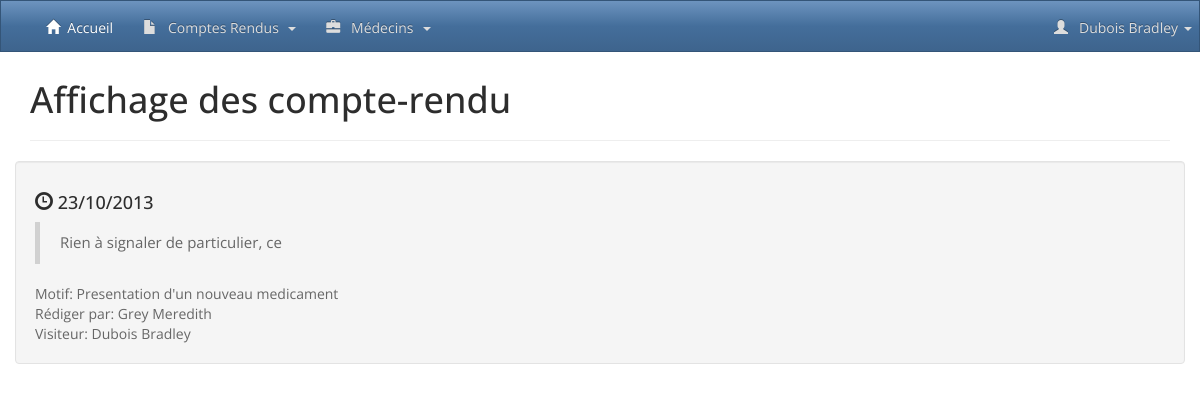
The page /afficher_compte_rendu.php?id=2 (signed in) on the database as committed earlier.
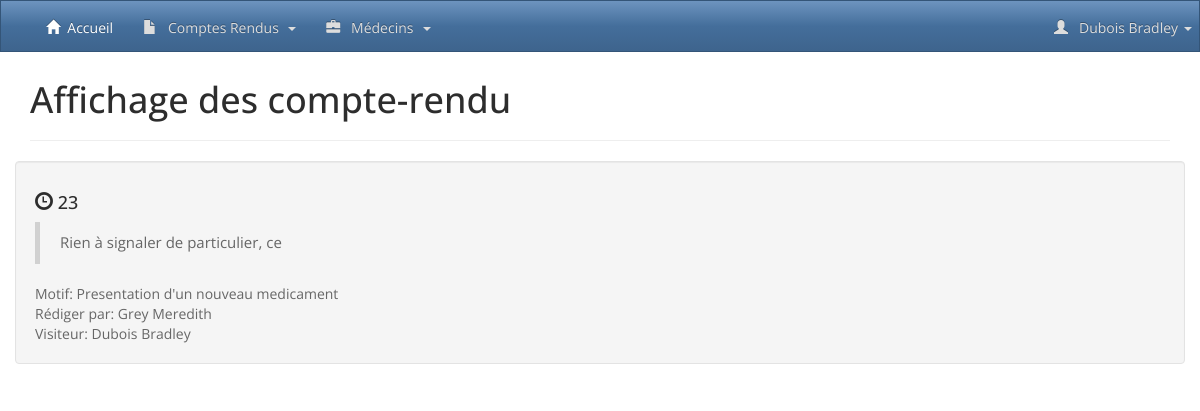
The same page on the database as committed later.
### tables this page shows
CREATE TABLE IF NOT EXISTS `rapport` (
  `ID` int(32) NOT NULL AUTO_INCREMENT,
  `ID_REDIGER` int(32) NOT NULL,
  `ID_CONCERNE` int(32) NOT NULL,
  `DATERAPPORT` int(32) NOT NULL,
  `MOTIF` int(255) DEFAULT NULL,
  `BILAN` varchar(255) DEFAULT NULL,
  PRIMARY KEY (`ID`),
  KEY `FK_RAPPORT_MEDECIN` (`ID_CONCERNE`),
  KEY `FK_RAPPORT_VISITEUR` (`ID_REDIGER`),
  KEY `FK_RAPPORT_MOTIF` (`MOTIF`)
);

CREATE TABLE IF NOT EXISTS `motif` (
  `id` int(11) NOT NULL AUTO_INCREMENT,
  `libelle` varchar(255) DEFAULT NULL,
  PRIMARY KEY (`id`)
);

CREATE TABLE IF NOT EXISTS `medecin` (
  `ID` int(11) NOT NULL AUTO_INCREMENT,
  `ID_POSSEDE` int(11) NOT NULL,
  `NOM` varchar(255) DEFAULT NULL,
  `PRENOM` varchar(255) DEFAULT NULL,
  `ADRESSE` varchar(255) DEFAULT NULL,
  `VILLE_MEDECIN` varchar(255) NOT NULL,
  `CP_MEDECIN` int(5) NOT NULL,
  `TEL` varchar(32) DEFAULT NULL,
  `DEPARTEMENT` int(2) DEFAULT NULL,
  PRIMARY KEY (`ID`),
  KEY `FK_MEDECIN_SPECIALITE` (`ID_POSSEDE`)
);

CREATE TABLE IF NOT EXISTS `visiteur` (
  `ID` int(32) NOT NULL AUTO_INCREMENT,
  `NOM` varchar(255) DEFAULT NULL,
  `PRENOM` varchar(255) DEFAULT NULL,
  `LOGIN` varchar(255) NOT NULL,
  `PASSWORD` varchar(255) NOT NULL,
  `ADRESSE` varchar(255) DEFAULT NULL,
  `VILLE` varchar(255) DEFAULT NULL,
  `CP` int(11) NOT NULL,
  `MAIL` varchar(255) NOT NULL,
  `DATEEMBAUCHE` varchar(32) DEFAULT NULL,
  PRIMARY KEY (`ID`)
);

### afficher_compte_rendu.php (the view, shortened to what this page needs)
<?php
  include("lib/function.php");
if (isset($_GET['page']) && is_numeric($_GET['page'])){
      $page = $_GET['page'];
      $nbParPage = 2;
      $limit = ($page-1) * $nbParPage;
      $query =
      "SELECT r.DATERAPPORT, r.BILAN, mo.libelle as motif, m.NOM as nomRedige, v.NOM as nomVisite, m.PRENOM as prenomRedige, v.PRENOM as prenomVisite
        FROM rapport r
        INNER JOIN medecin m ON m.ID = r.ID_REDIGER
        INNER JOIN visiteur v ON v.ID = r.ID_CONCERNE
        INNER JOIN motif mo ON mo.ID = r.MOTIF
        ORDER BY r.ID LIMIT $limit, $nbParPage";
      $result = $bdd->query($query);
      $rapport = $result->fetchAll();
      if($result->rowCount()<1){
        setFlash("info","Il n'y a plus de compte-rendu ensuite, vous avez été redirigé en première page.");
        header('Location: '.WEBROOT.'afficher_compte_rendu.php?page=1');
        die();
      }
}
elseif (isset($_GET['id']) && is_numeric($_GET['id'])) {
      $IdRapport = $bdd->quote($_GET['id']);
      $query =
      "SELECT r.ID, r.DATERAPPORT, r.BILAN, mo.libelle as motif, m.NOM as nomRedige, v.NOM as nomVisite, m.PRENOM as prenomRedige, v.PRENOM as prenomVisite FROM rapport r
        INNER JOIN medecin m ON m.ID = r.ID_REDIGER
        INNER JOIN visiteur v ON v.ID = r.ID_CONCERNE
        INNER JOIN motif mo ON mo.ID = r.MOTIF
         WHERE r.ID=".$IdRapport;
      $result=$bdd->query($query);
      $rapport = $result->fetchAll();
}
else{
      setFlash("danger","L'id saisi est incorrect");
       header('Location: '.WEBROOT);
       die();
}
  include("partials/header.php");
  include("partials/navbar.php");
?>
<div class="container">
  <h1>Affichage des compte-rendu</h1>
  <hr>
  <div class="row">
      <?php foreach($rapport as $CompteRendu):?>
          <div class="well">
            <h4><span class="glyphicon glyphicon-time"></span> <?= $CompteRendu['DATERAPPORT'];?></h4>
            <blockquote style="font-size:15px;"><?= $CompteRendu['BILAN'];?></blockquote style="text:10px;">
            <div>Motif: <?= $CompteRendu['motif'];?></div>
            <div>Rédiger par: <?= $CompteRendu['nomRedige'].' '.$CompteRendu['prenomRedige'];?></div>
            <div>Visiteur: <?= $CompteRendu['nomVisite'].' '.$CompteRendu['prenomVisite'];?></div>
          </div>
      <?php endforeach; ?>
  </div>
</div>
<?php include("partials/footer.php");?>

Rows that differ between the two databases and show on the page:
changed rapport "Rien à signaler de particulier, ce": DATERAPPORT "23/10/2013" → "23"
